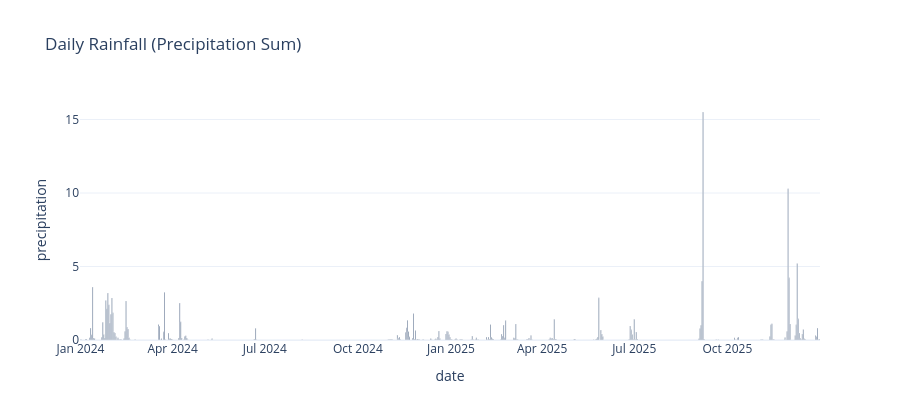

Notebook cell for this chart:
### Markdown cell above
*Reading the trend:* both years trace the same rise-into-summer / fall-into-winter
shape at almost identical levels — that repeating shape **is** the seasonal cycle, not
a long-term trend. There is no visible upward or downward drift between 2024's and
2025's peaks/troughs at this resolution, i.e. two years isn't enough data to claim a
genuine warming/cooling trend for this site.

### Code cell
fig = px.bar(df, x=df.index, y="precipitation", title="Daily Rainfall (Precipitation Sum)")
fig.update_traces(marker_color="#13315c")
fig.update_layout(template="plotly_white", height=420)
fig.show()

### Figure 1 — Plotly figure (JSON) as saved in the notebook; plotly's stock layout.template omitted (floating-point values rounded to 4 significant figures; data arrays with more than 128 entries replaced by an {"elided": "..."} marker saying what was removed)
{"data": [{"hovertemplate": "date=%{x}<br>precipitation=%{y}<extra></extra>", "legendgroup": "", "marker": {"color": "#13315c", "pattern": {"shape": ""}}, "name": "", "orientation": "v", "showlegend": false, "textposition": "auto", "type": "bar", "x": {"elided": "731 str values"}, "xaxis": "x", "y": {"elided": "731 float values"}, "yaxis": "y"}], "layout": {"barmode": "relative", "height": 420, "legend": {"tracegroupgap": 0}, "title": {"text": "Daily Rainfall (Precipitation Sum)"}, "xaxis": {"anchor": "y", "domain": [0.0, 1.0], "title": {"text": "date"}}, "yaxis": {"anchor": "x", "domain": [0.0, 1.0], "title": {"text": "precipitation"}}}}
